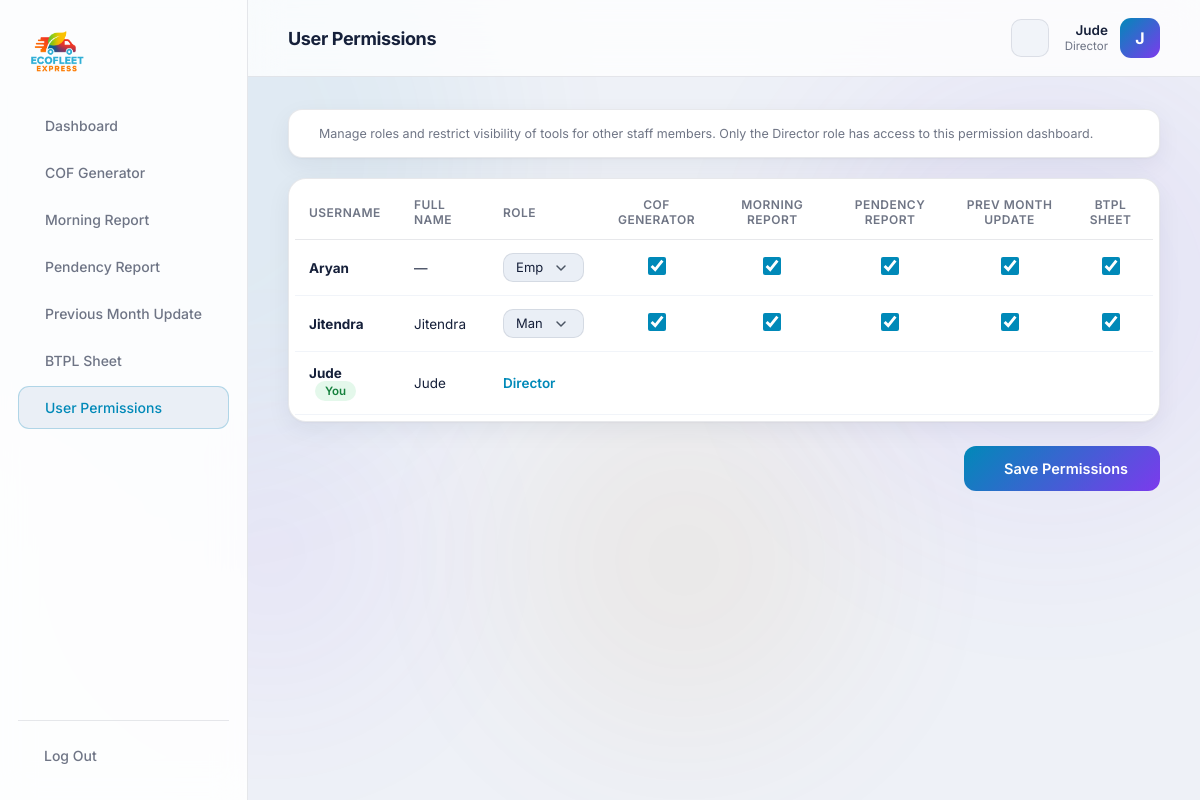
/portal/users/ (signed in), run on the app's committed database.
### core/models.py (models this page shows, shortened)
class UserProfile(models.Model):
    user = models.OneToOneField(settings.AUTH_USER_MODEL, on_delete=models.CASCADE, related_name='profile')
    role = models.CharField(max_length=50, default='Employee')
    can_use_cof = models.BooleanField(default=True)
    can_use_morning = models.BooleanField(default=True)
    can_use_pendency = models.BooleanField(default=True)
    can_use_prev_month = models.BooleanField(default=True)
    can_use_btpl = models.BooleanField(default=True)

### core/views.py (the view, shortened to what this page needs)
# urls.py: path('portal/users/', views.portal_users, name='portal_users'),
@staff_required
@director_required
def portal_users(request):
    from django.contrib.auth.models import User
    from core.models import UserProfile
    users = User.objects.filter(is_staff=True).order_by('username')
    for u in users:
        UserProfile.objects.get_or_create(user=u)
    profiles = [u.profile for u in users]
    return render(request, 'core/portal/users.html', {
        'active': 'users',
        'profiles': profiles,
    })

### templates/core/portal/users.html (shortened to what this page needs)
{% extends 'core/portal/base.html' %}
{% block heading %}User Permissions{% endblock %}
{% block content %}
<div class="cof-topbar">
  <span class="cof-meta">Manage roles and restrict visibility of tools for other staff members. Only the Director role has access to this permission dashboard.</span>
</div>
<form method="post">
  <div class="portal-card" style="padding: 6px; overflow-x: auto; margin-bottom: 24px;">
    <table class="activity-table">
      <thead>
        <tr>
          <th>Username</th>
          <th>Full Name</th>
          <th>Role</th>
          <th style="text-align: center;">COF Generator</th>
          <th style="text-align: center;">Morning Report</th>
          <th style="text-align: center;">Pendency Report</th>
          <th style="text-align: center;">Prev Month Update</th>
          <th style="text-align: center;">BTPL Sheet</th>
        </tr>
      </thead>
      <tbody>
        {% for p in profiles %}
        <tr>
          <td>
            <strong>{{ p.user.username }}</strong>
            {% if p.user == request.user %}
            <span class="pill pill-success" style="margin-left: 6px;">You</span>
            {% endif %}
          </td>
          <td>{{ p.user.get_full_name|default:"—" }}</td>
          <td>
            {% if p.user == request.user %}
            <span style="font-weight: 600; font-size: 13.5px; color: var(--cyan);">{{ p.role }}</span>
            {% else %}
            <select name="role_{{ p.user.id }}" class="portal-select" style="padding: 6px 12px; font-size: 13px; max-width: 140px;">
              <option value="Employee" {% if p.role == 'Employee' %}selected{% endif %}>Employee</option>
              <option value="Manager" {% if p.role == 'Manager' %}selected{% endif %}>Manager</option>
            </select>
            {% endif %}
          </td>
          <td style="text-align: center;">
            {% if p.user == request.user %}
            <i class="ti ti-check" style="color: var(--success); font-size: 20px;"></i>
            {% else %}
            <input type="checkbox" name="cof_{{ p.user.id }}" class="portal-check" {% if p.can_use_cof %}checked{% endif %} />
            {% endif %}
          </td>
          <td style="text-align: center;">
            {% if p.user == request.user %}
            <i class="ti ti-check" style="color: var(--success); font-size: 20px;"></i>
            {% else %}
            <input type="checkbox" name="morning_{{ p.user.id }}" class="portal-check" {% if p.can_use_morning %}checked{% endif %} />
            {% endif %}
          </td>
          <td style="text-align: center;">
            {% if p.user == request.user %}
            <i class="ti ti-check" style="color: var(--success); font-size: 20px;"></i>
            {% else %}
            <input type="checkbox" name="pendency_{{ p.user.id }}" class="portal-check" {% if p.can_use_pendency %}checked{% endif %} />
            {% endif %}
          </td>
          <td style="text-align: center;">
            {% if p.user == request.user %}
            <i class="ti ti-check" style="color: var(--success); font-size: 20px;"></i>
            {% else %}
            <input type="checkbox" name="prev_month_{{ p.user.id }}" class="portal-check" {% if p.can_use_prev_month %}checked{% endif %} />
            {% endif %}
          </td>
          <td style="text-align: center;">
            {% if p.user == request.user %}
            <i class="ti ti-check" style="color: var(--success); font-size: 20px;"></i>
            {% else %}
            <input type="checkbox" name="btpl_{{ p.user.id }}" class="portal-check" {% if p.can_use_btpl %}checked{% endif %} />
            {% endif %}
          </td>
        </tr>
        {% endfor %}
      </tbody>
    </table>
  </div>
  <div class="cof-actions" style="margin-top: 24px;">
    <button type="submit" class="btn-primary"> Save Permissions</button>
  </div>
</form>
{% endblock %}

### templates/core/portal/base.html (shortened to what this page needs)
{% load static %}
<!DOCTYPE html>
<html lang="en">
<head>
    <link rel="stylesheet" href="https://cdn.jsdelivr.net/npm/@tabler/icons-webfont@latest/tabler-icons.min.css" />
    <link rel="stylesheet" href="{% static 'css/main.css' %}" />
    <link rel="stylesheet" href="{% static 'css/portal.css' %}" />
</head>
<body class="portal-body">
<div class="orbs">
    <div class="orb orb3"></div><div class="orb orb4"></div>
</div>
<aside class="portal-sidebar" id="portalSidebar">
    <a href="{% url 'home' %}" class="portal-logo">
        <img src="{% static 'images/logo.png' %}" alt="EcoFleet Express" />
    </a>
    <nav class="portal-nav">
        <a href="{% url 'dashboard' %}" class="{% if active == 'dashboard' %}active{% endif %}"> Dashboard</a>
        {% if request.user.profile.can_use_cof %}
        <a href="{% url 'cof_generator' %}" class="{% if active == 'cof' %}active{% endif %}"> COF Generator</a>
        {% endif %}
        {% if request.user.profile.can_use_morning %}
        <a href="{% url 'morning_report' %}" class="{% if active == 'morning' %}active{% endif %}"> Morning Report</a>
        {% endif %}
        {% if request.user.profile.can_use_pendency %}
        <a href="{% url 'pendency_report' %}" class="{% if active == 'pendency' %}active{% endif %}"> Pendency Report</a>
        {% endif %}
        {% if request.user.profile.can_use_prev_month %}
        <a href="{% url 'prev_month_update' %}" class="{% if active == 'prev_month' %}active{% endif %}"> Previous Month Update</a>
        {% endif %}
        {% if request.user.profile.can_use_btpl %}
        <a href="{% url 'btpl_sheet' %}" class="{% if active == 'btpl' %}active{% endif %}"> BTPL Sheet</a>
        {% endif %}
        {% if request.user.profile.role == 'Director' %}
        <a href="{% url 'portal_users' %}" class="{% if active == 'users' %}active{% endif %}"> User Permissions</a>
        {% endif %}
    </nav>
    <div class="portal-sidebar-foot">
        <a href="{% url 'portal_logout' %}" class="portal-logout"> Log Out</a>
    </div>
</aside>
<div class="portal-main">
    <header class="portal-topbar">
        <div class="portal-topbar-title">{% block heading %}{% endblock %}</div>
        <button class="theme-toggle" id="themeToggle" type="button" aria-label="Toggle light theme" title="Toggle theme">
        </button>
        <div class="portal-user">
            <div class="portal-user-meta">
            <span class="portal-user-name">{{ request.user.first_name|default:request.user.username }}</span>
            <span class="portal-user-role">{{ request.user.profile.role|default:"Employee" }}</span>
          </div>
          <div class="portal-avatar">{{ request.user.username|slice:":1"|upper }}</div>
        </div>
    </header>
      <main class="portal-content">
        {% block content %}{% endblock %}
      </main>
    </div>
</body>
</html>

### static/css/main.css (style rules this page uses)
*, *::before, *::after { margin: 0; padding: 0; box-sizing: border-box; }
:root { --cyan: #00AEEF; --purple: #a855f7; --orange: #F7941D; --red: #ED1C24; --bg: #0a0e1a; --text: #e8eaf6; --muted: rgba(232,234,246,0.45); --hint: rgba(232,234,246,0.28); --surface-1: rgba(255,255,255,0.03); --surface-2: rgba(255,255,255,0.05); --surface-3: rgba(255,255,255,0.06); --surface-hover: rgba(255,255,255,0.08); --surface: var(--surface-1); --border: rgba(255,255,255,0.08); --border-strong: rgba(255,255,255,0.12); --border-hover: rgba(255,255,255,0.15); --glass: rgba(10,14,26,0.65); --glass-strong: rgba(10,14,26,0.85); --glass-solid: rgba(10,14,26,0.96); --popover: rgba(15,22,41,0.95); --select-bg: #0a0e1a; --success: #22c55e; --success-bg: rgba(34,197,94,0.12); --danger: #ff6b6b; --shadow-card: none; --input-scheme: dark; }
[data-theme="light"] { --cyan: #0089b8; --purple: #7c3aed; --orange: #c2710a; --red: #dc2626; --bg: #eef1f7; --text: #16203a; --muted: rgba(22,32,58,0.62); --hint: rgba(22,32,58,0.45); --surface-1: #ffffff; --surface-2: #f1f4f9; --surface-3: #eaeff6; --surface-hover: #e3e9f3; --surface: var(--surface-1); --border: rgba(20,32,60,0.10); --border-strong: rgba(20,32,60,0.14); --border-hover: rgba(20,32,60,0.22); --glass: rgba(255,255,255,0.78); --glass-strong: rgba(255,255,255,0.88); --glass-solid: rgba(248,250,253,0.97); --popover: rgba(255,255,255,0.96); --select-bg: #ffffff; --success: #15803d; --success-bg: rgba(21,128,61,0.10); --danger: #dc2626; --shadow-card: 0 1px 2px rgba(20,32,60,0.04), 0 8px 24px rgba(20,32,60,0.06); --shadow-hover: 8px 16px 40px rgba(20,32,60,0.14); --input-scheme: light; --orb-opacity: 0.06; }
html, body { font-family: 'Inter', sans-serif; background: var(--bg); color: var(--text); min-height: 100vh; scroll-behavior: smooth; transition: background-color 0.3s ease, color 0.3s ease; }
.theme-toggle { display: inline-flex; align-items: center; justify-content: center; width: 38px; height: 38px; flex-shrink: 0; border-radius: 10px; background: var(--surface-2); border: 1px solid var(--border); color: var(--text); font-size: 18px; cursor: pointer; transition: background 0.2s, border-color 0.2s, color 0.2s, transform 0.2s; }
.orbs { position: fixed; inset: 0; pointer-events: none; z-index: 0; overflow: hidden; }
.orb { position: absolute; border-radius: 50%; filter: blur(90px); opacity: var(--orb-opacity, 0.15); }
.orb3 { width: 360px; height: 360px; background: var(--orange); top: 380px; left: 42%; }
.orb4 { width: 300px; height: 300px; background: var(--purple); bottom: 100px; left: 10%; }
.btn-primary { background: linear-gradient(135deg, var(--cyan), var(--purple)); border: none; border-radius: 12px; padding: 14px 32px; color: #fff; font-size: 14.5px; font-weight: 600; cursor: pointer; font-family: inherit; display: flex; align-items: center; gap: 8px; transition: opacity 0.2s, transform 0.2s; text-decoration: none; }

### data on the page
UserProfile: user.username "Aryan", user.get_full_name "—", role+user "Employee", can_use_cof "☑", can_use_morning "☑", can_use_pendency "☑", can_use_prev_month "☑", can_use_btpl "☑"
UserProfile: user.username "Jitendra", user.get_full_name "Jitendra", role+user "Manager", can_use_cof "☑", can_use_morning "☑", can_use_pendency "☑", can_use_prev_month "☑", can_use_btpl "☑"
UserProfile: user.username "Jude", shows "You", user.get_full_name "Jude", role "Director"

### other printed values
{{ request.user.first_name|default:request.user.username }} "Jude"
{{ request.user.profile.role|default:"Employee" }} "Director"
{{ request.user.username|slice:":1"|upper }} "J"
